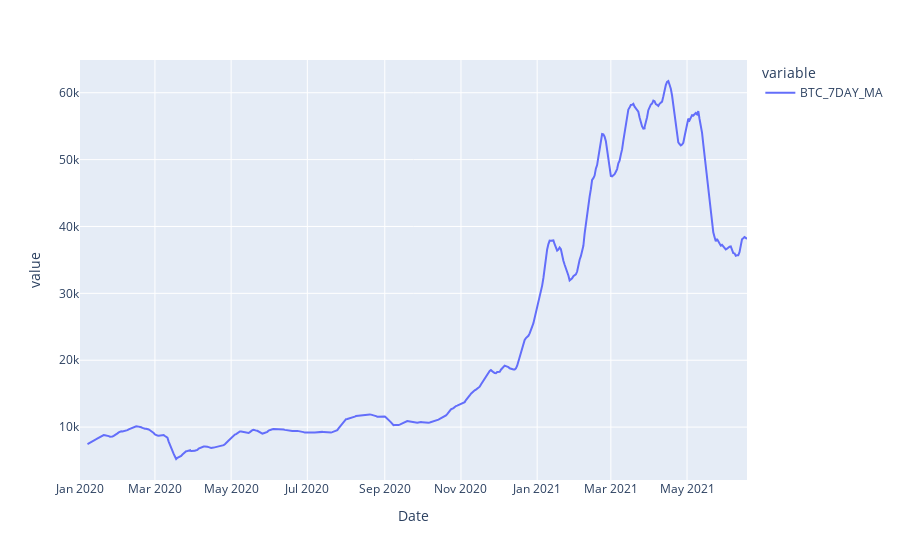
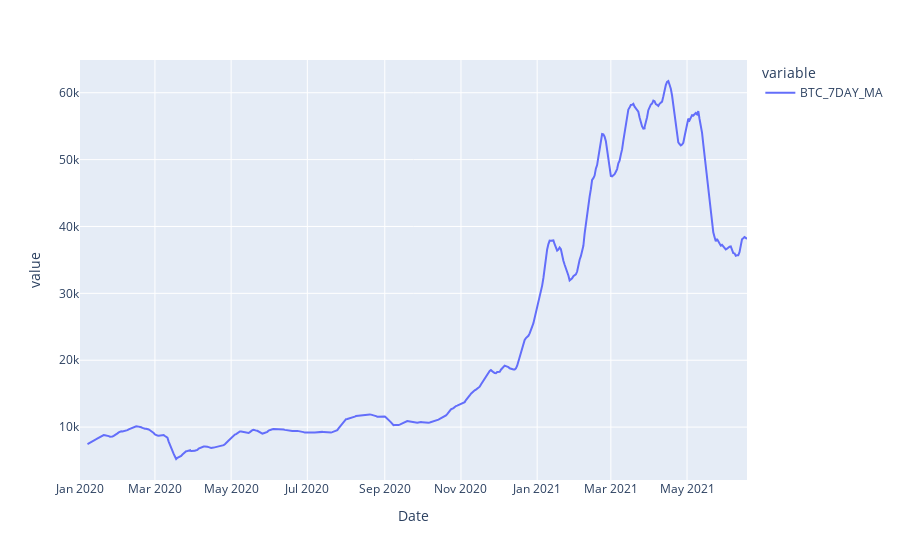

Write notebook code for charts like these, in order.
### Markdown cell above
Medias Móviles
¿Qué son las medias móviles?
Los promedios móviles generalmente se muestran como una línea en un gráfico, que muestra la media de un conjunto anterior de períodos. Debido a que son la media (o promedio) de los datos, ayudan a mostrar la tendencia general sin los movimientos de precios más extremos (o "ruido") que ocurren en el camino. Por ejemplo, si una acción o un activo criptográfico aumenta repentinamente y se retira rápidamente a donde comenzó, esto no se mostrará en un promedio móvil como lo haría en el gráfico de precios normal.

### Code cell
#Moving Average values
fig = px.line(crypto, y=['BTC_7DAY_MA'] )
fig.show()

### Figure 1 — Plotly figure (JSON) as saved in the notebook; plotly's stock layout.template omitted (floating-point values rounded to 4 significant figures; data arrays with more than 128 entries replaced by an {"elided": "..."} marker saying what was removed)
{"data": [{"hovertemplate": "variable=BTC_7DAY_MA<br>Date=%{x}<br>value=%{y}<extra></extra>", "legendgroup": "BTC_7DAY_MA", "line": {"color": "#636efa", "dash": "solid"}, "mode": "lines", "name": "BTC_7DAY_MA", "orientation": "v", "showlegend": true, "type": "scatter", "x": {"elided": "531 str values"}, "xaxis": "x", "y": {"elided": "531 float values"}, "yaxis": "y"}], "layout": {"legend": {"title": {"text": "variable"}, "tracegroupgap": 0}, "margin": {"t": 60}, "xaxis": {"anchor": "y", "domain": [0, 1], "title": {"text": "Date"}}, "yaxis": {"anchor": "x", "domain": [0, 1], "title": {"text": "value"}}}}

### Figure 2 — Plotly figure (JSON) as saved in the notebook; plotly's stock layout.template omitted (floating-point values rounded to 4 significant figures; data arrays with more than 128 entries replaced by an {"elided": "..."} marker saying what was removed)
{"data": [{"hovertemplate": "variable=BTC_7DAY_MA<br>Date=%{x}<br>value=%{y}<extra></extra>", "legendgroup": "BTC_7DAY_MA", "line": {"color": "#636efa", "dash": "solid"}, "mode": "lines", "name": "BTC_7DAY_MA", "orientation": "v", "showlegend": true, "type": "scatter", "x": {"elided": "531 str values"}, "xaxis": "x", "y": {"elided": "531 float values"}, "yaxis": "y"}], "layout": {"legend": {"title": {"text": "variable"}, "tracegroupgap": 0}, "margin": {"t": 60}, "xaxis": {"anchor": "y", "domain": [0, 1], "title": {"text": "Date"}}, "yaxis": {"anchor": "x", "domain": [0, 1], "title": {"text": "value"}}}}
